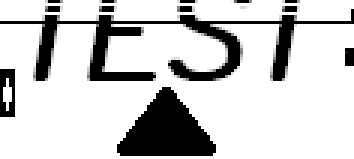
#> input picture laserg/in2.png, 118 x 53 px (shown 3 times larger)
$ python rasterizer.py
#> lines starting #> are read from the running program, lines starting #| are printed output that depends on the picture; after the words box and inside, x2 and y2 are one past the last pixel; in counts of white or black regions, pixels touching at a corner belong together
### laserg/laserRender.py
# gcode renderer for laser cutter gcode files
# makes an image of what the laser cutter would cut if sent to the laser cutter
# pays attention to GRBL G1 and G0 codes, in this format
#   Gn Xnnn Ynnn Snnn

# Alnwlsn 2022-02-23

#probably doesn't handle some edge cases, but whatever

from PIL import Image, ImageDraw

# define bed shape. Origin is always in lower left corner, inset by bedborder
bedx = 100  # units mm
bedy = 70
bedborder = 10  # extra space to draw around image, in mm
linewidthMM = 0.3

linewidthMoveMM = 0.05  # line size for moves

rapidColor = (255, 0, 0)  # g0 moves
offColor = (0, 255, 0)  # g1 moves with laser off

pixelsPerMM = 50

laserMin = 0    #scaling for your gcode S parameter.
laserMax = 4096

# end settings

dimX = (bedx+(bedborder*2))*pixelsPerMM
dimY = (bedy+(bedborder*2))*pixelsPerMM

img = Image.new('RGB', (dimX, dimY), (0, 255, 255))
dr = ImageDraw.Draw(img)


xl = 0
yl = 0

ps = lambda x: 0 if(x == 0) else int(255*((x-laserMin)/(laserMax-laserMin)))


# draws a line from the last point to x,y with intensity intn(0-255).
def drawLine(x, y, type, intn):
    global xl, yl

    lw = linewidthMM
    color = (0, 0, 0)

    if(type == 0):  # burn / draw move
        inti = int(255 - intn)  # intensity (255 = black)
        color = (inti, inti, inti)

    if(type == 1):  # rapid G0 move
        color = rapidColor
        lw = linewidthMoveMM

    if(type == 2):  # G1 with laser off
        color = offColor
        lw = linewidthMoveMM

    linewidthPx = int(pixelsPerMM*lw)

    x1 = (x+bedborder)*pixelsPerMM
    y1 = ((bedy+(bedborder*2)-y)-bedborder)*pixelsPerMM

    dr.line((x1, y1, xl, yl), width=linewidthPx, fill=color)
    radius = linewidthPx/2
    dr.ellipse((x1 - radius + 1, y1 - radius + 1, x1 + radius -
                1, y1 + radius - 1), fill=color, outline=None)
    dr.ellipse((xl - radius + 1, yl - radius + 1, xl + radius -
                1, yl + radius - 1), fill=color, outline=None)

    yl = y1
    xl = x1


dr.rectangle((0, 0, dimX, dimY), fill=(255, 255, 255))  # blank image
drawLine(0, 0, 1, 0)  # go to home


with open("out.nc") as file:
    lines = file.readlines()

xgo = 0
ygo = 0
sgo = 0  # S spindle - for the laser power
mstate = 0  # 1 for laser on, 0 if off (not the actual m code)

for line in lines:
    segs = line.split()  # split on whitespace
    gen = 0  # don't do any moves until we are sure this is a g1 or g0
    for seg in segs:  # look at elements in line
        if(seg[0] == 'M'):
            # this is a mcode
            g = int(seg[1:])
            if(g == 3 or g == 4):  # spindle (laser) on
                mstate = 1
            elif(g == 5):  # off
                mstate = 0
        elif(seg[0] == 'G'):
            # this is a gcode
            g = int(seg[1:])
            if(g == 0 or g == 1):  # positioning command
                gen = g+1  # this is a g move command
        if(gen and seg[0] == 'X'):
            xgo = float(seg[1:])
        if(gen and seg[0] == 'Y'):
            ygo = float(seg[1:])
        if(seg[0] == 'S'):
            sgo = float(seg[1:])
    if(gen == 1):  # G0 rapid move
        drawLine(xgo, ygo, 1, 0)
    if(gen == 2):  # draw of some kind
        if(sgo > 0 and mstate == 1):  # laser is on
            drawLine(xgo, ygo, 0, ps(sgo))
        else:  # laser is off
            drawLine(xgo, ygo, 2, 0)

# img.save("out.png")
img.show()

### laserg/rasterizer.py
# gcode rasterizer for laser cutting
# makes gcode to send to laser cutter for burning
# targeted for my mostly-stock GRBL K40 conversion
# Alnwlsn 2022-02-27

from PIL import Image, ImageOps

# user settings ***************************

imageFilename = "in2.png"

linesPerMM = 2
imageHeightMM = 30  # scale vertical size of image
# extra mm to go back at beginning of line to get a running start (overscan)
headStart = 8
tailStop = 2  # extra mm to go after

# center of image in work coords - offet assuming the origin of the workspace is in the lower left corner; offset is up and to the right
centerX = 50  # also in mm
centerY = 35

laserMin = 0  # scaling for your laser's S parameter. Note that image values of white will still go as S0
laserMax = 4000

blackAndWhite = True  # set to True for just 2 value. Black will be burned at laserMax
blackAndWhiteThresh = 128  # the value at which to divide pixels into black or white

# end settings ***************************

im = Image.open(imageFilename)
#> im is the input picture: PIL image 118x53 RGBA; mean R, G, B, A 203, 203, 203, 255
f = open("out.nc", mode="w", newline='')

f.write("M3\r\n")  # turn on laser

w, h = im.size
#> w = 118; h = 53
aspect = w/h
#> aspect = 2.23
sh = imageHeightMM * linesPerMM
sw = sh*aspect
#> sw = 133.6
im2 = im.resize((int(sw), int(sh))) #scale down the image, so one line of pixels = one laser line
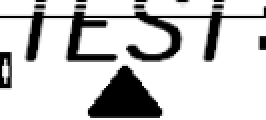
#> im2: PIL image 133x60 RGBA (shown 2 times larger); mean R, G, B, A 203.1, 203.1, 203.1, 255
im2 = ImageOps.grayscale(im2)
#> im2: PIL image 133x60 L
wMM = im2.size[0]/linesPerMM
#> wMM = 66.5
hMM = im2.size[1]/linesPerMM
#> hMM = 30
def ps(x): return 0 if(x == 0) else int(((x/255))*(laserMax-laserMin)+laserMin)


if(blackAndWhite):
    def fn(x): return 255 if x > blackAndWhiteThresh else 0
    im2 = im2.convert('L').point(fn, mode='1')
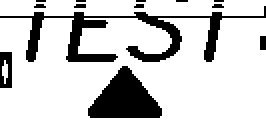
#> im2: PIL image 133x60 1 (shown 2 times larger); 79.8% white; 13 black regions (9 under 20 px), largest, box (x1, y1, x2, y2) and area: (0, 3, 133, 31) 855, (44, 33, 81, 59) 584, (0, 26, 6, 44) 84, (130, 18, 133, 25) 21

pixels = im2.load()

for j in range(im2.size[1]):
    skipWholeLine = False
    # search for the first burning pixel
    fp = 0
    while(fp < im2.size[0]):
        if(255-pixels[fp, j] > 0):
            break
        fp += 1
    if(fp == im2.size[0]):  # no need to do anything on the line if it is white
        skipWholeLine = True

    if(not skipWholeLine):
        # f.write("S0\r\n")
        # keep track of this; if we skip white with G0, we need to know where we skip from
        lastX = centerX-(wMM/2)+(fp)/linesPerMM
        f.write("G0 X{:.4f} Y{:.4f} S0\r\n".format(round(
            lastX-headStart, 4), round(((im2.size[1]-1-j)/linesPerMM)-(hMM/2)+centerY, 4)))
        f.write("G1 X{:.4f} S0\r\n".format(round(lastX, 4)))
        whiteSkipCount = 0
        firstG1Skip = True
        for i in range(fp-1, im2.size[0]):
            pixel = 255-pixels[i, j]

            # skipping - we don't need to write a gcode line again if the same laser power is being used
            skipFlag = False
            # peek next pixel to see if it is the same color:
            if(i+1 < im2.size[0]):  # make sure we aren't past the end
                pixelF = 255-pixels[i+1, j]
                if(pixelF == pixel):
                    skipFlag = True
            else:
                if(pixel == 0):  # if last pixel is white
                    skipFlag = True
            if(skipFlag == False):
                thisX = centerX-(wMM/2)+(i+1)/linesPerMM
                if(whiteSkipCount/linesPerMM >= headStart+(tailStop*2)):
                    f.write("G1 X{:.4f} S0\r\n".format(
                        round(lastX+tailStop, 4)))
                    f.write("G0 X{:.4f}\r\n".format(round(thisX-headStart, 4)))
                if(thisX > lastX):  # eliminates doubling of gcode at the beginning of the line
                    f.write("G1 X{:.4f} S{:d}\r\n".format(
                        round(thisX, 4), ps(pixel)))
                lastX = thisX
                whiteSkipCount = 0
            else:
                if(pixel == 0):
                    whiteSkipCount += 1
        f.write("G1 X{:.4f} S0\r\n".format(round(lastX+tailStop, 4)))
#> `img = Image.new('RGB', (dimX, dimY), (0, 255, 255))`:
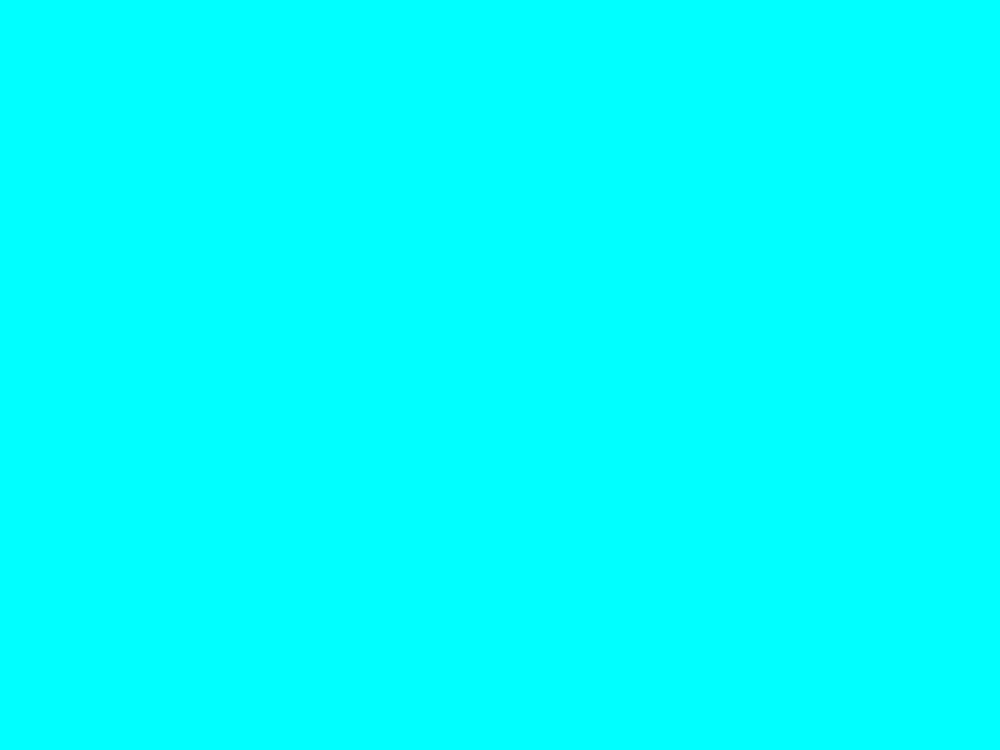
#> img: PIL image 6000x4500 RGB (shown at 1/6 size); mean R, G, B 0, 255, 255

f.write("M5\r\n")  # turn off laser
f.close()

import laserRender
#> `img.show()`:
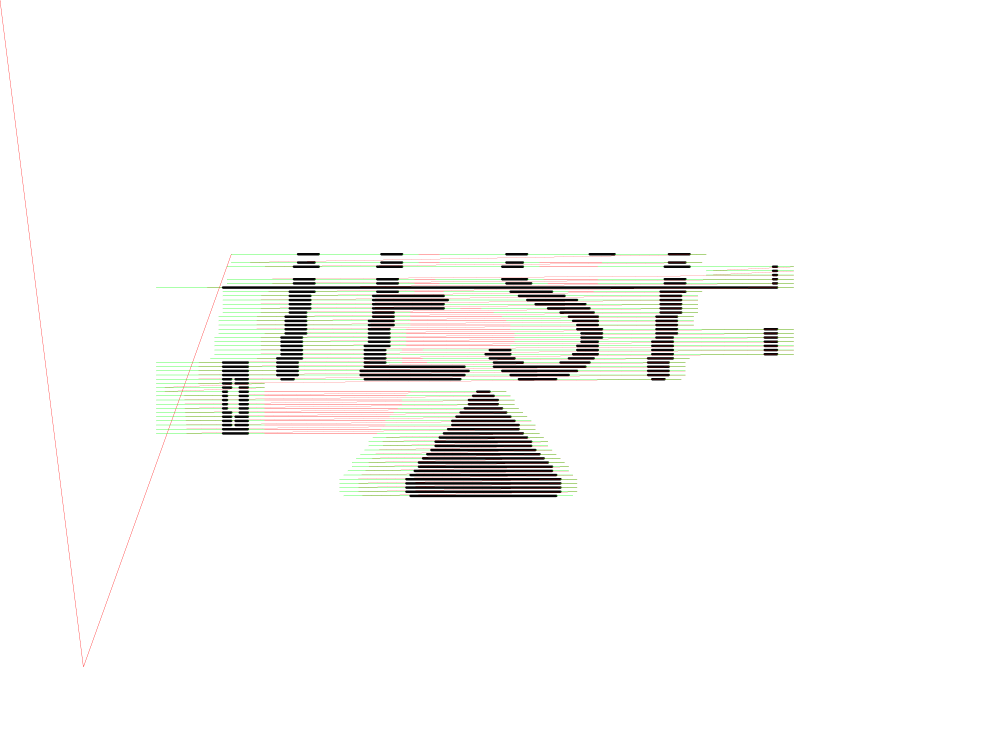
#> shown: PIL image 6000x4500 RGB (shown at 1/6 size); mean R, G, B 247.9, 247.8, 246.4
